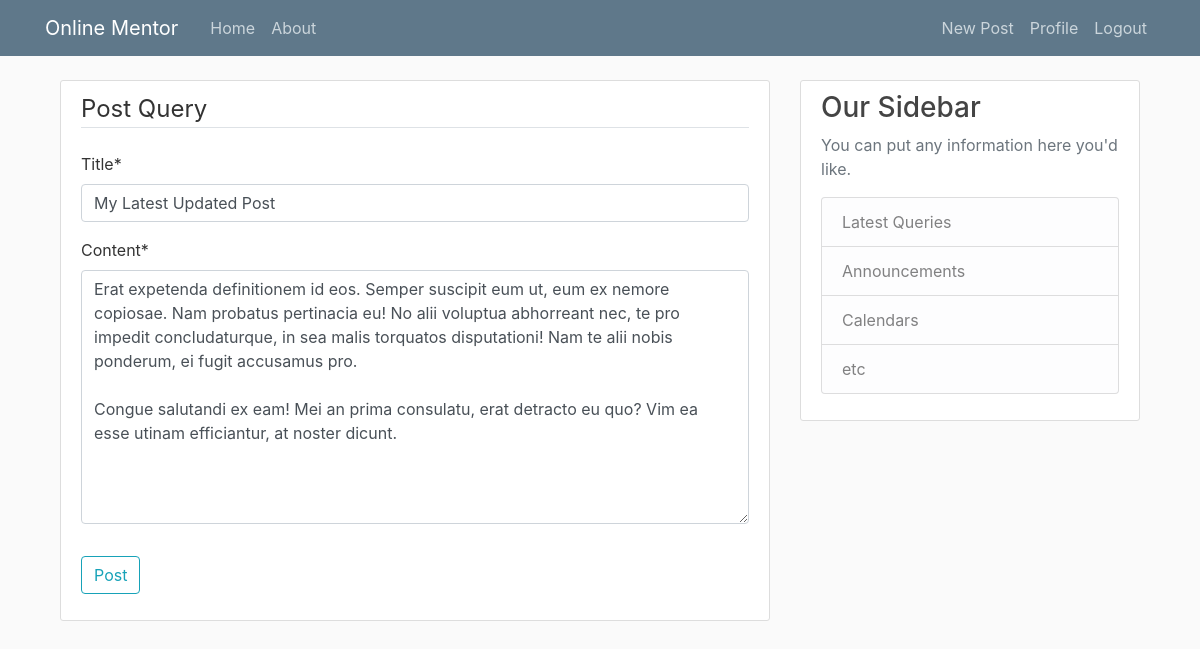
The page /post/37/update (signed in) on the database its author committed.
### posts/models.py (models this page shows, shortened)
class Query(models.Model):
    title = models.CharField(max_length=100)
    content = models.TextField()
    date_posted = models.DateTimeField(default=timezone.now)
    author = models.ForeignKey(User, on_delete=models.CASCADE)

### posts/views.py (the view, shortened to what this page needs)
# urls.py: path('post/<int:pk>/update', PostUpdateView.as_view(), name='post-update'),
class PostUpdateView(LoginRequiredMixin, UserPassesTestMixin, UpdateView):
    model = Query
    fields = ['title', 'content']
    def test_func(self):
        post = self.get_object()
        return self.request.user == post.author

### posts/templates/posts/query_form.html (shortened to what this page needs)
{% extends "posts/base.html" %}
{% load crispy_forms_tags %}
{% block content %}
    <div class="content-section">
        <form method="POST">
            <fieldset class="form-group">
                <legend class="border-bottom mb-4">Post Query</legend>
                {{ form|crispy }}
            </fieldset>
            <div class="form-group">
                <button class="btn btn-outline-info" type="submit">Post</button>
            </div>
        </form>
    </div>
{% endblock content %}

### posts/templates/posts/base.html (shortened to what this page needs)
{% load static %}
<!DOCTYPE html>
<html lang="en">
<head>
    <link rel="stylesheet" href="https://maxcdn.bootstrapcdn.com/bootstrap/4.0.0/css/bootstrap.min.css">
    <link rel="stylesheet" href="{% static 'posts/main.css' %}">
</head>
<body>
    <div class="container">
        <header class="site-header">
            <nav class="navbar navbar-expand-md navbar-dark bg-steel fixed-top">
                <div class="container">
                    <a class="navbar-brand mr-4" href="{% url 'home-page' %}">Online Mentor</a>
                    <div class="collapse navbar-collapse" id="navbarToggle">
                        <div class="navbar-nav mr-auto">
                            <a class="nav-item nav-link" href="{% url 'home-page' %}">Home</a>
                            <a class="nav-item nav-link" href="/about">About</a>
                        </div>
                        <div class="navbar-nav">
                            {% if user.is_authenticated %}
                                <a class="nav-item nav-link" href="{% url 'post-create' %}">New Post</a>
                                <a class="nav-item nav-link" href="{% url 'profile' %}">Profile</a>
                                <a class="nav-item nav-link" href="{% url 'logout' %}">Logout</a>
                            {% else %}
                                <a class="nav-item nav-link" href="{% url 'login' %}">Login</a>
                                <a class="nav-item nav-link" href="{% url 'register' %}">Register</a>
                            {% endif %}
                        </div>
                    </div>
                </div>
            </nav>
        </header>
        <main role="main" class="container">
            <div class="row">
                <div class="col-md-8">
                    {% block content %}{% endblock %}
                </div>
                <div class="col-md-4">
                    <div class="content-section">
                        <h3>Our Sidebar</h3>
                        <p class='text-muted'>You can put any information here you'd like.
                            <ul class="list-group">
                                <li class="list-group-item list-group-item-light">Latest Queries</li>
                                <li class="list-group-item list-group-item-light">Announcements</li>
                                <li class="list-group-item list-group-item-light">Calendars</li>
                                <li class="list-group-item list-group-item-light">etc</li>
                            </ul>
                        </p>
                    </div>
                </div>
            </div>
        </main>
    </div>
</body>
</html>

### posts/static/posts/main.css (style rules this page uses)
body { background: #fafafa; color: #333333; margin-top: 5rem; }
h1, h2, h3, h4, h5, h6 { color: #444444; }
ul { margin: 0; }
.bg-steel { background-color: #5f788a; }
.site-header .navbar-nav .nav-link { color: #cbd5db; }
.content-section { background: #ffffff; padding: 10px 20px; border: 1px solid #dddddd; border-radius: 3px; margin-bottom: 20px; }

### rows shown on the page
Query: title "My Latest Updated Post", content "Erat expetenda definitionem id eos. Semper suscipit eum ut, eum ex nemore copiosae. Nam probatus pertinacia eu! No alii voluptua abhorreant nec, te pro impedit concludaturque, in sea malis torquatos disputationi! Nam te alii nobis ponderum, ei fugit accusamus pro. Congue salutandi ex eam! Mei an prima consulatu, erat detracto eu quo? Vim ea esse utinam efficiantur, at noster dicunt."
